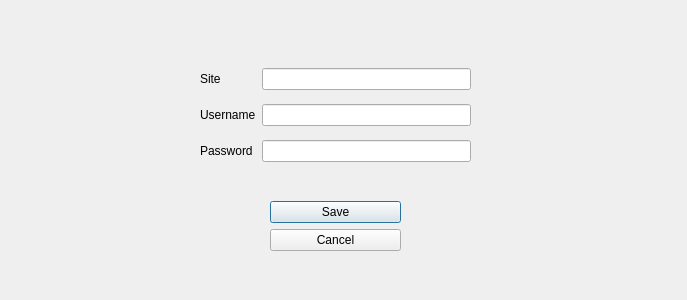
<?xml version="1.0" encoding="UTF-8"?>
<ui version="4.0">
 <class>Dialog</class>
 <widget class="QDialog" name="Dialog">
  <property name="geometry">
   <rect>
    <x>0</x>
    <y>0</y>
    <width>687</width>
    <height>300</height>
   </rect>
  </property>
  <property name="windowTitle">
   <string>Dialog</string>
  </property>
  <widget class="QDialogButtonBox" name="buttonBox">
   <property name="geometry">
    <rect>
     <x>270</x>
     <y>190</y>
     <width>131</width>
     <height>71</height>
    </rect>
   </property>
   <property name="layoutDirection">
    <enum>Qt::LeftToRight</enum>
   </property>
   <property name="orientation">
    <enum>Qt::Vertical</enum>
   </property>
   <property name="standardButtons">
    <set>QDialogButtonBox::Cancel|QDialogButtonBox::Save</set>
   </property>
   <property name="centerButtons">
    <bool>true</bool>
   </property>
  </widget>
  <widget class="QWidget" name="gridLayoutWidget">
   <property name="geometry">
    <rect>
     <x>200</x>
     <y>60</y>
     <width>271</width>
     <height>112</height>
    </rect>
   </property>
   <layout class="QGridLayout" name="gridLayout">
    <item row="2" column="0">
     <widget class="QLabel" name="label_2">
      <property name="text">
       <string>Password</string>
      </property>
     </widget>
    </item>
    <item row="1" column="0">
     <widget class="QLabel" name="label">
      <property name="text">
       <string>Username</string>
      </property>
     </widget>
    </item>
    <item row="1" column="1">
     <widget class="QLineEdit" name="usrname"/>
    </item>
    <item row="2" column="1">
     <widget class="QLineEdit" name="passwd">
      <property name="echoMode">
       <enum>QLineEdit::Password</enum>
      </property>
     </widget>
    </item>
    <item row="0" column="0">
     <widget class="QLabel" name="label_3">
      <property name="text">
       <string>Site</string>
      </property>
     </widget>
    </item>
    <item row="0" column="1">
     <widget class="QLineEdit" name="passwd_2">
      <property name="echoMode">
       <enum>QLineEdit::Password</enum>
      </property>
     </widget>
    </item>
   </layout>
  </widget>
 </widget>
 <resources/>
 <connections>
  <connection>
   <sender>buttonBox</sender>
   <signal>accepted()</signal>
   <receiver>Dialog</receiver>
   <slot>accept()</slot>
   <hints>
    <hint type="sourcelabel">
     <x>248</x>
     <y>254</y>
    </hint>
    <hint type="destinationlabel">
     <x>157</x>
     <y>274</y>
    </hint>
   </hints>
  </connection>
  <connection>
   <sender>buttonBox</sender>
   <signal>rejected()</signal>
   <receiver>Dialog</receiver>
   <slot>reject()</slot>
   <hints>
    <hint type="sourcelabel">
     <x>316</x>
     <y>260</y>
    </hint>
    <hint type="destinationlabel">
     <x>286</x>
     <y>274</y>
    </hint>
   </hints>
  </connection>
 </connections>
</ui>
